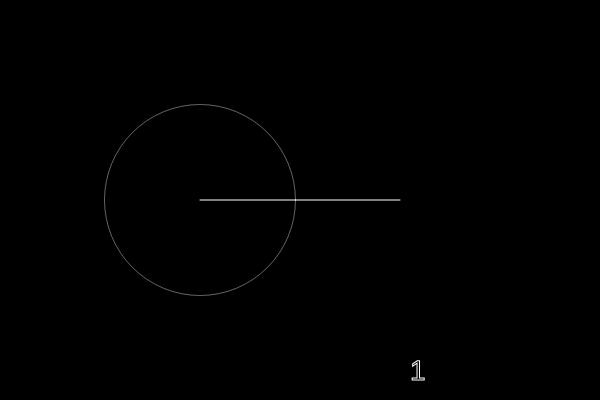
Frame 1 (no input)
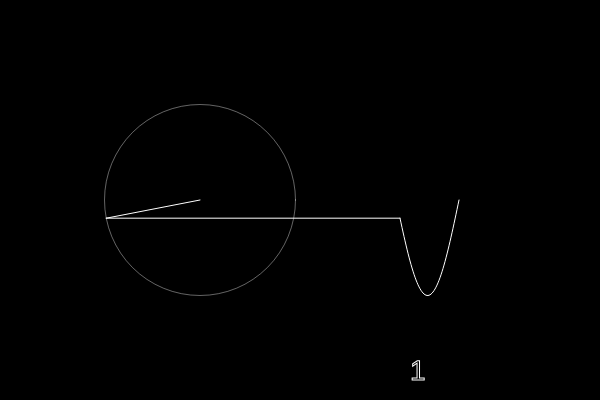
Frame 60 (no input)
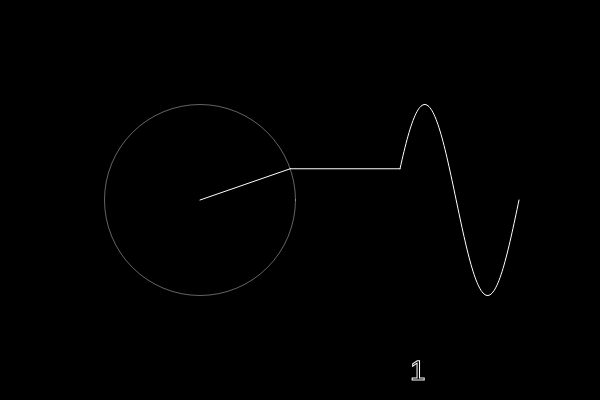
Frame 120 (the mouse pressed at the canvas centre since frame 60)

The p5.js sketch that drew these frames (run headless with seeded random() and noise() and a simulated clock; from frame 60 on, the mouse is pressed at the canvas centre):

// p5.js sketch
// ── sketch.js
let time = 0;
let wave =[];

let slider;
let func = 'sin';

function setup() {
    createCanvas(600, 400);
    slider = createSlider(1, 100, 1);
    
    createButton('sin').mousePressed(() => {
        func = 'sin';
    });
    createButton('cos').mousePressed(() => {
        func = 'cos';
    });
    createButton('noise').mousePressed(() => {
        func = 'noise';
    });
    createButton('tan').mousePressed(() => {    
        func = 'tan';
    });
}

function draw() {
    background(0);
    translate(200, 200);
   
    let x= 0;
    let y= 0;
    for (let i = 0; i < slider.value(); i++) {
    let prevx = x;
    let prevy = y;
    let n = i * 2 + 1;
    let radius = 75 * (4 / (n * PI) );
    if ( func === 'cos') {
        x += radius * sin(n * time);
        y += radius * cos(n * time);
    }
    if ( func ==='sin') {
        x += radius * cos(n * time);
        y += radius * sin(n * time);
    }
    if ( func === 'tan') {
        x += radius * tan(n * time);
        y += radius * tan(n * time);
    }
    if ( func === 'noise') {
        x += radius * noise(n * time);
        y += radius * noise(n * time);
    }


    stroke(255, 100);
    noFill();
    ellipse(prevx, prevy, radius * 2);
   
    stroke(255);
    line(prevx, prevy, x, y); 

}
wave.unshift(y);
translate(200, 0);
line(x - 200, y, 0, wave[0]);
    beginShape();
    noFill();
    for (let i = 0; i < wave.length; i++) {
        vertex(i, wave[i]);
    }
    endShape();
    translate(0, 150);
    textSize(28);
    text(slider.value(), 10, 30);
    if (wave.length > 500) {
        wave.pop();
    }
    time += 0.05;
}
